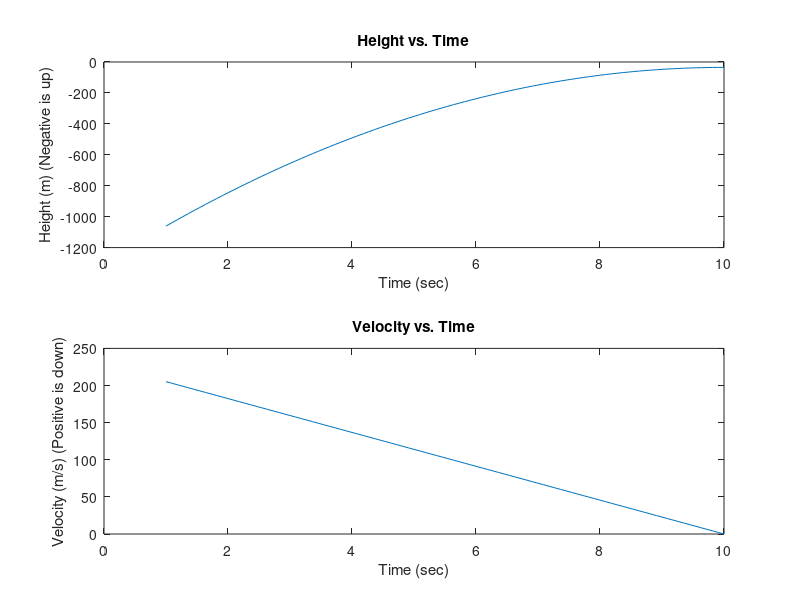

Write MATLAB code to recreate this figure.
function [xBar] = xBar()
    %% Finding fixed trajectory
    % Note: Borelli said to set all grid fin inputs to 0 (u3 and u4), set the
    % gimbal angle to 0 (u2) and set F (u1) to some function slightly greater
    % than gravity, in order to bring the system to rest. I will simulate as a
    % constant force/constant acceleration problem.

    %% Setting up super simple rocket problem

    % Parameters
    m = 27648;
    l = 70;
    g = 9.8;

    % Initial conditions
    deltaT = 10; %seconds
    v0 = -205.2; % meters/sec
    y0 = 1061; % meters

    % Finding constant force to get rocket to land
    F = m * (g + (0 - (v0))/deltaT)

    %% Simulating for N steps

    % Calculate Acceleration
    a = F/m - g; %m/s^2

    % Getting Proper Time Spacing 
    N = 100;  % 100 Samples
    totTime = linspace(0,10,N);
    TS = totTime(2) - totTime(1);  

    % Begin Simulation
    vList = v0; hList = y0; t = 0;

    for i = 2:N
        nextVelocity = a*TS + v0;
        nextHeight = y0 + (1/2) * a * TS^2 + v0 * TS;
        t = t+TS;
        
        % Append to lists and reinitialize v0 and h
        vList = [vList; nextVelocity]; hList = [hList; nextHeight]; 
        v0 = vList(end); y0 = hList(end);
    end

    % Compile all vectors for xBar
    thetaList = zeros(N,1); omegaList = zeros(N,1);
    u1List = F*ones(N,1);
    u2List = zeros(N,1);
    u3List = zeros(N,1);
    u4List = zeros(N,1);
    xBar = [thetaList, omegaList, -hList, -vList, u1List, u2List, u3List, u4List];
    % Negative because I solved the above problems assuming up is positive.
    
    %% Checking to see if the trajectory looks good
    figure();
    subplot(2,1,1)
    plot(linspace(1,10,N),-hList)
    title('Height vs. Time')
    xlabel('Time (sec)')
    ylabel('Height (m) (Negative is up)')
    hold on;
    subplot(2,1,2)
    plot(linspace(1,10,N),-vList)
    title('Velocity vs. Time')
    xlabel('Time (sec)')
    ylabel('Velocity (m/s) (Positive is down)')
end





















